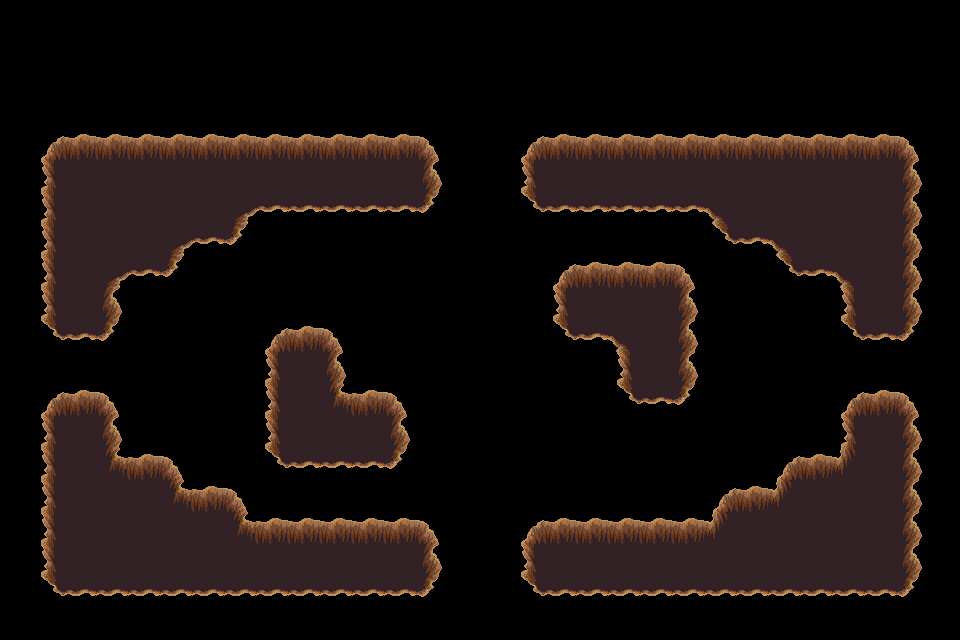

A 2D game scene composited from a Tiled map and its tileset images. What follows is a short description and the map's XML, with every tile layer's data as written:
An orthogonal 30x20 tile map with 32x32 px tiles, 1 tile layer (trou), 2 tilesets.

<map version="1.4" tiledversion="1.4.3" orientation="orthogonal" renderorder="right-down" width="30" height="20" tilewidth="32" tileheight="32" infinite="0" nextlayerid="9" nextobjectid="1">
 <tileset firstgid="1" source="../../dungeon_green.tsx" />
 <tileset firstgid="530" source="../../dungeon.tsx" />
 <layer id="8" name="trou" width="30" height="20">
  <data encoding="csv">
0,0,0,0,0,0,0,0,0,0,0,0,0,0,0,0,0,0,0,0,0,0,0,0,0,0,0,0,0,0,
0,0,0,0,0,0,0,0,0,0,0,0,0,0,0,0,0,0,0,0,0,0,0,0,0,0,0,0,0,0,
0,0,0,0,0,0,0,0,0,0,0,0,0,0,0,0,0,0,0,0,0,0,0,0,0,0,0,0,0,0,
0,0,0,0,0,0,0,0,0,0,0,0,0,0,0,0,0,0,0,0,0,0,0,0,0,0,0,0,0,0,
0,432,433,433,433,433,433,433,433,433,433,433,433,434,0,0,432,433,433,433,433,433,433,433,433,433,433,433,434,0,
0,455,456,456,456,456,456,456,456,456,456,456,456,457,0,0,455,456,456,456,456,456,456,456,456,456,456,456,457,0,
0,455,456,456,456,456,456,387,479,479,479,479,479,480,0,0,478,479,479,479,479,479,388,456,456,456,456,456,457,0,
0,455,456,456,456,387,479,480,0,0,0,0,0,0,0,0,0,0,0,0,0,0,478,479,388,456,456,456,457,0,
0,455,456,387,479,480,0,0,0,0,0,0,0,0,0,0,0,432,433,433,433,434,0,0,478,479,388,456,457,0,
0,455,456,457,0,0,0,0,0,0,0,0,0,0,0,0,0,455,456,456,456,457,0,0,0,0,455,456,457,0,
0,478,479,480,0,0,0,0,432,433,434,0,0,0,0,0,0,478,479,388,456,457,0,0,0,0,478,479,480,0,
0,0,0,0,0,0,0,0,455,456,457,0,0,0,0,0,0,0,0,455,456,457,0,0,0,0,0,0,0,0,
0,432,433,434,0,0,0,0,455,456,410,433,434,0,0,0,0,0,0,478,479,480,0,0,0,0,432,433,434,0,
0,455,456,457,0,0,0,0,455,456,456,456,457,0,0,0,0,0,0,0,0,0,0,0,0,0,455,456,457,0,
0,455,456,410,433,434,0,0,478,479,479,479,480,0,0,0,0,0,0,0,0,0,0,0,432,433,411,456,457,0,
0,455,456,456,456,410,433,434,0,0,0,0,0,0,0,0,0,0,0,0,0,0,432,433,411,456,456,456,457,0,
0,455,456,456,456,456,456,410,433,433,433,433,433,434,0,0,432,433,433,433,433,433,411,456,456,456,456,456,457,0,
0,455,456,456,456,456,456,456,456,456,456,456,456,457,0,0,455,456,456,456,456,456,456,456,456,456,456,456,457,0,
0,478,479,479,479,479,479,479,479,479,479,479,479,480,0,0,478,479,479,479,479,479,479,479,479,479,479,479,480,0,
0,0,0,0,0,0,0,0,0,0,0,0,0,0,0,0,0,0,0,0,0,0,0,0,0,0,0,0,0,0
</data>
 </layer>
</map>
